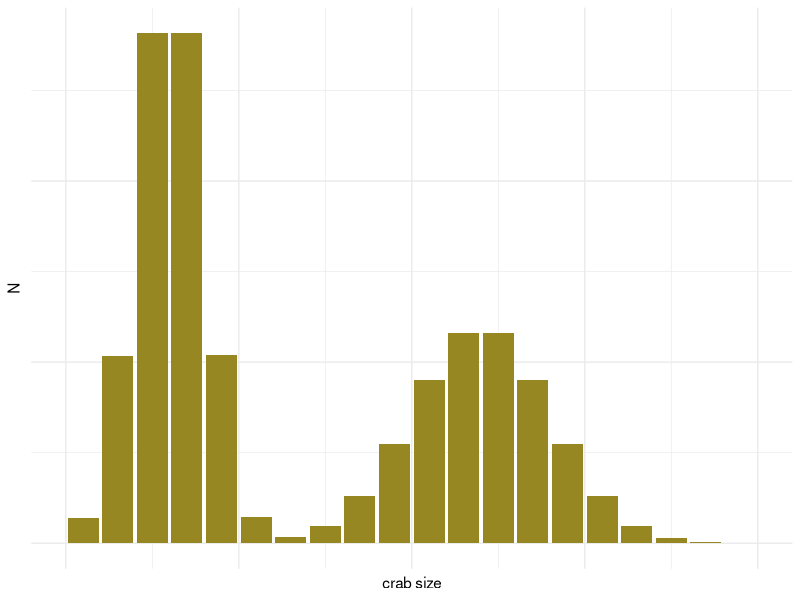
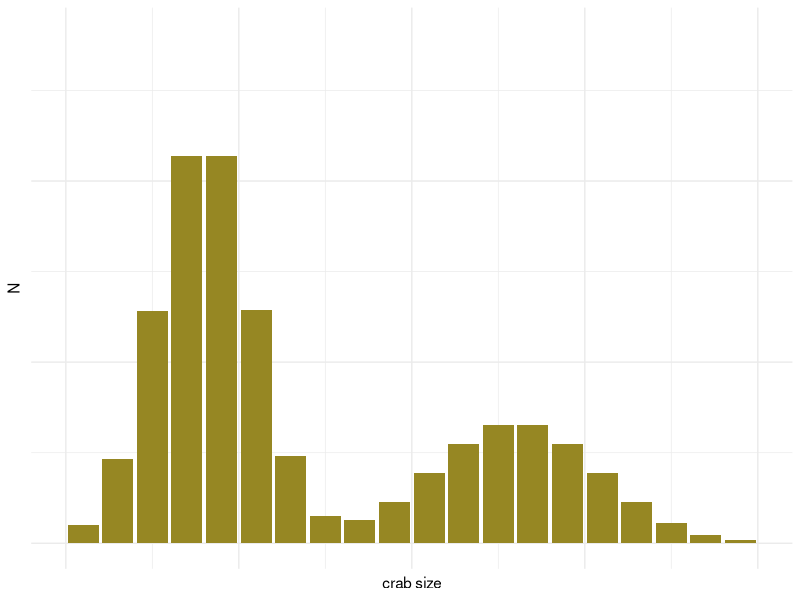
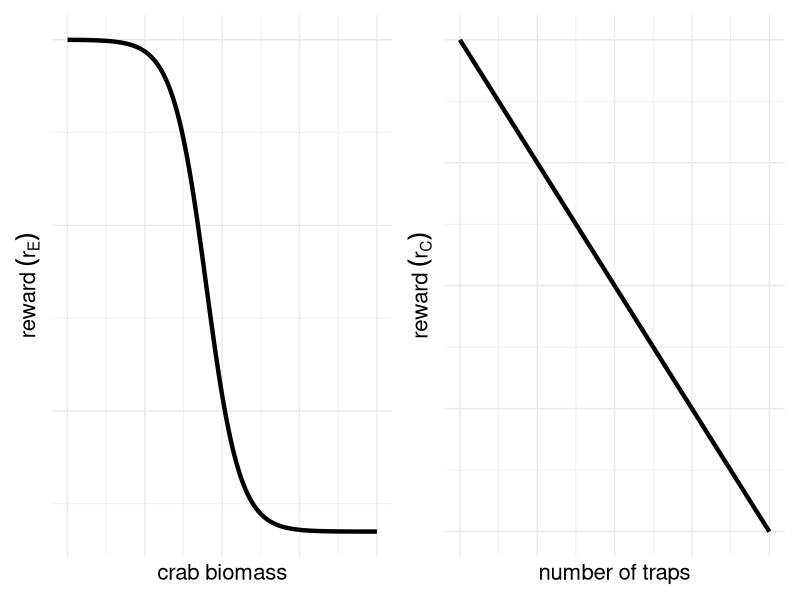

Recreate these plots in R, in order.
library(tidyverse)
library(patchwork)

#################
# s transitions #
#################

y <- seq(2.5, 105, 5)

N1 <- 80 * dnorm(y, 15, 5) + 60 * dnorm(y, 60, 10)
N2 <- 80 * dnorm(y, 20, 7) + 40 * dnorm(y, 65, 12)
 
plot_s <- ggplot() +
  geom_col(aes(x = y, y = N1), fill = "#968723") +
  scale_y_continuous(limits = c(0, max(N1))) +
  scale_x_continuous(limits = c(0, 100)) +
  labs(x = "crab size", y = "N") +
  theme_minimal() +
  theme(axis.text = element_blank(),
        axis.ticks = element_blank())
ggsave("figures/figure1_plot_s.svg", plot_s, height = 2, width = 3)

plot_splus <- ggplot() +
  geom_col(aes(x = y, y = N2), fill = "#968723") +
  scale_y_continuous(limits = c(0, max(N1))) +
  scale_x_continuous(limits = c(0, 100)) +
  labs(x = "crab size", y = "N") +
  theme_minimal() +
  theme(axis.text = element_blank(),
        axis.ticks = element_blank())
ggsave("figures/figure1_plot_splus.svg", plot_splus, 
       height = 2, width = 3)


##########
# reward #
##########

params <- list (
  area = 30000,
  a = 0.265,
  b = 2.80, 
  c = 2.99
)

bmass <- seq(0, 2e5, 1000) 
eco_change <- (
  -params$a / (1 + exp(-params$b * (bmass / params$area - params$c)))
)

plot_eco <- ggplot() +
  geom_line(aes(x = bmass, y = eco_change),
            linewidth = 1.5) +
  labs(x = "crab biomass", 
       y = expression(reward ~ (r[E]))) +
  theme_minimal() +
  theme(axis.text = element_blank(),
        axis.ticks = element_blank(),
        axis.title = element_text(size = 16))

plot_cost <- ggplot() +
  geom_line(aes(x = -bmass, y = bmass),
            linewidth = 1.5) +
  labs(x = "number of traps", 
       y = expression(reward ~ (r[C]))) +
  theme_minimal() +
  theme(axis.text = element_blank(),
        axis.ticks = element_blank()) +
  theme(axis.text = element_blank(),
        axis.ticks = element_blank(),
        axis.title = element_text(size = 16))

reward_plot <- plot_eco + plot_cost + plot_layout(nrow = 1)
ggsave("figures/figure1_plot_reward.svg", reward_plot, 
       height = 2, width = 4)
